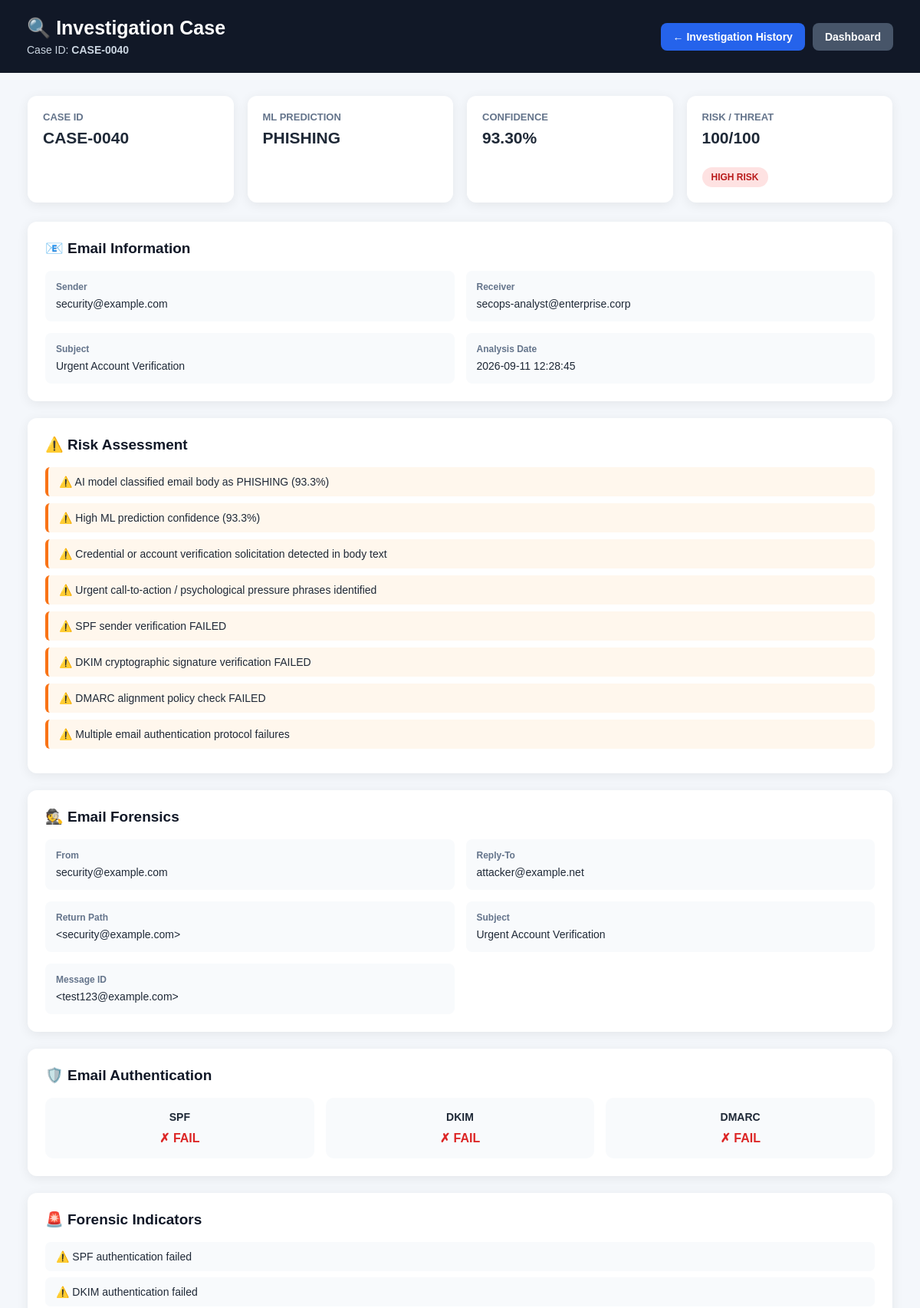
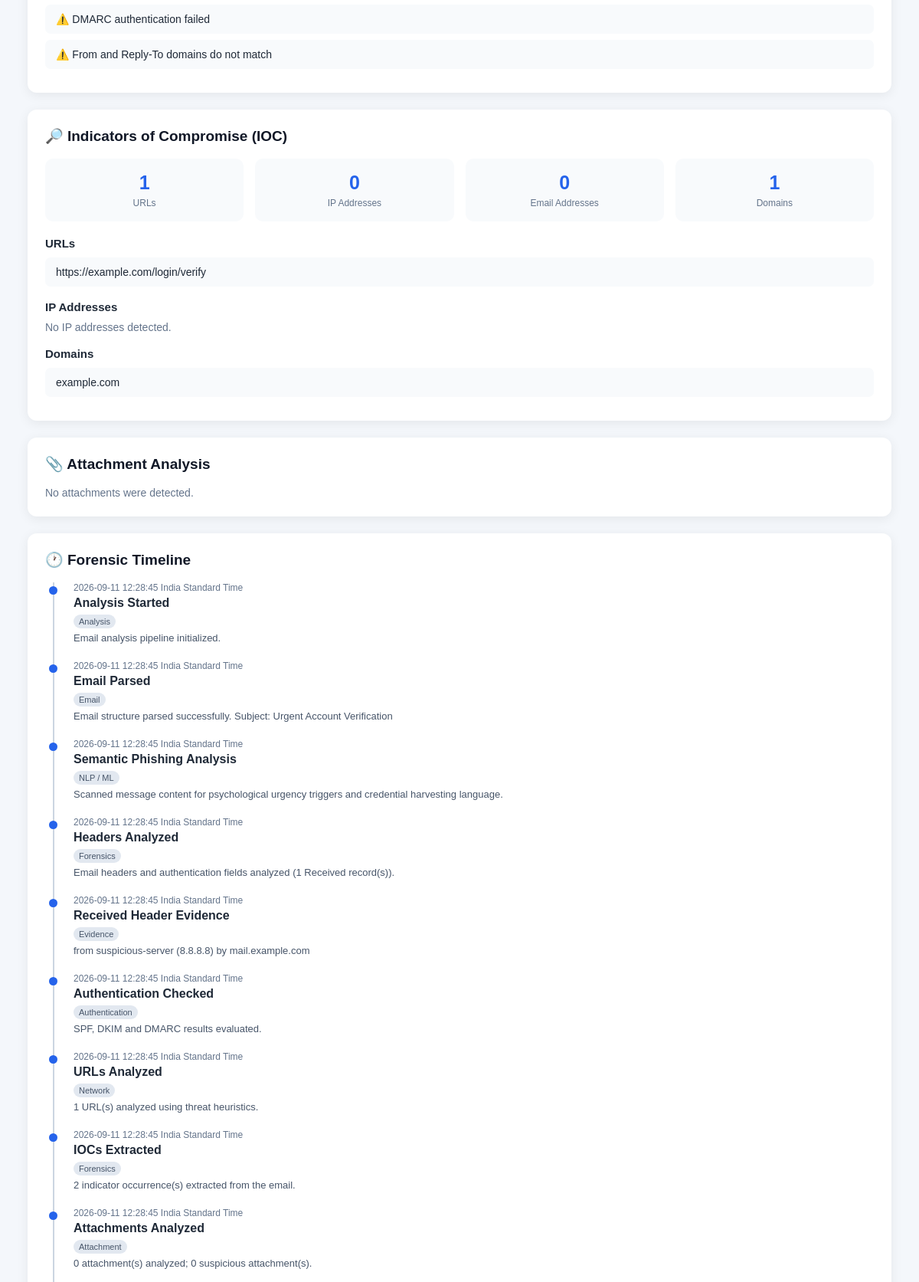
/case/CASE-0040 (upper part), run on the app's committed database (2 pictures, top to bottom).
### tables this page shows
CREATE TABLE investigations (

            id INTEGER PRIMARY KEY AUTOINCREMENT,

            case_id TEXT UNIQUE NOT NULL,

            timestamp TEXT NOT NULL,

            sender TEXT,

            receiver TEXT,

            subject TEXT,

            prediction TEXT,

            confidence REAL,

            risk_score INTEGER,

            threat_level TEXT,

            risk_reasons TEXT,

            forensic_data TEXT,

            ioc_data TEXT,

            attachment_data TEXT,

            timeline_data TEXT
        );

### app.py (the view)
@app.route("/case/<case_id>", methods=["GET"])
def investigation_details(case_id):
    try:
        investigation = get_investigation(case_id)
        if not investigation:
            return "Investigation case not found.", 404
        return render_template("case_details.html", investigation=investigation)
    except Exception as e:
        return f"Unable to load investigation details: {e}", 500

### templates/case_details.html (shortened to what this page needs)
<!DOCTYPE html>
<html lang="en">
<head>
</head>
<body>
<header class="header">
    <div>
        <h1>🔍 Investigation Case</h1>
        <p>Case ID: <strong>{{ investigation.case_id }}</strong></p>
    </div>
    <div class="header-buttons">
        <a href="/history" class="btn history-btn">← Investigation History</a>
        <a href="/" class="btn dashboard-btn">Dashboard</a>
    </div>
</header>
<main class="container">
    {% set threat = (investigation.threat_level or "UNKNOWN")|lower %}
    <section class="summary">
        <div class="summary-card">
            <h4>CASE ID</h4>
            <div class="value">{{ investigation.case_id }}</div>
        </div>
        <div class="summary-card">
            <h4>ML PREDICTION</h4>
            <div class="value">{{ investigation.prediction or "UNKNOWN" }}</div>
        </div>
        <div class="summary-card">
            <h4>CONFIDENCE</h4>
            <div class="value">{{ "%.2f"|format(investigation.confidence|float) }}%</div>
        </div>
        <div class="summary-card">
            <h4>RISK / THREAT</h4>
            <div class="value">
                {{ investigation.risk_score or 0 }}/100
                <br><br>
                {% if "high" in threat %}
                    <span class="badge high">HIGH RISK</span>
                {% elif "medium" in threat %}
                    <span class="badge medium">MEDIUM RISK</span>
                {% elif "low" in threat %}
                    <span class="badge low">LOW RISK</span>
                {% else %}
                    <span class="badge unknown">UNKNOWN</span>
                {% endif %}
            </div>
        </div>
    </section>
    <section class="section">
        <h2>📧 Email Information</h2>
        <div class="info-grid">
            <div class="info-item">
                <strong>Sender</strong>
                <span>{{ investigation.sender or "N/A" }}</span>
            </div>
            <div class="info-item">
                <strong>Receiver</strong>
                <span>{{ investigation.receiver or "N/A" }}</span>
            </div>
            <div class="info-item">
                <strong>Subject</strong>
                <span>{{ investigation.subject or "No Subject" }}</span>
            </div>
            <div class="info-item">
                <strong>Analysis Date</strong>
                <span>{{ investigation.timestamp }}</span>
            </div>
        </div>
    </section>
    <section class="section">
        <h2>⚠️ Risk Assessment</h2>
        {% if investigation.risk_reasons %}
            {% for reason in investigation.risk_reasons %}
                <div class="reason">⚠️ {{ reason }}</div>
            {% endfor %}
        {% else %}
            <div class="safe-message">
                No major risk indicators were recorded.
            </div>
        {% endif %}
    </section>
    {% set forensic = investigation.forensic_data or {} %}
    <section class="section">
        <h2>🕵️ Email Forensics</h2>
        <div class="info-grid">
            <div class="info-item">
                <strong>From</strong>
                <span>{{ forensic.get("from", "N/A") }}</span>
            </div>
            <div class="info-item">
                <strong>Reply-To</strong>
                <span>{{ forensic.get("reply_to", "N/A") }}</span>
            </div>
            <div class="info-item">
                <strong>Return Path</strong>
                <span>{{ forensic.get("return_path", "N/A") }}</span>
            </div>
            <div class="info-item">
                <strong>Subject</strong>
                <span>{{ forensic.get("subject", "N/A") }}</span>
            </div>
            <div class="info-item">
                <strong>Message ID</strong>
                <span>{{ forensic.get("message_id", "N/A") }}</span>
            </div>
        </div>
    </section>
    <section class="section">
        <h2>🛡️ Email Authentication</h2>
        {% set spf = forensic.get("spf", "Not Found") %}
        {% set dkim = forensic.get("dkim", "Not Found") %}
        {% set dmarc = forensic.get("dmarc", "Not Found") %}
        <div class="auth-grid">
            <div class="auth-card">
                <h3>SPF</h3>
                {% if spf|string|lower == "pass" %}
                    <div class="pass">✓ PASS</div>
                {% elif spf|string|lower == "fail" %}
                    <div class="fail">✗ FAIL</div>
                {% else %}
                    <div class="not-found">{{ spf }}</div>
                {% endif %}
            </div>
            <div class="auth-card">
                <h3>DKIM</h3>
                {% if dkim|string|lower == "pass" %}
                    <div class="pass">✓ PASS</div>
                {% elif dkim|string|lower == "fail" %}
                    <div class="fail">✗ FAIL</div>
                {% else %}
                    <div class="not-found">{{ dkim }}</div>
                {% endif %}
            </div>
            <div class="auth-card">
                <h3>DMARC</h3>
                {% if dmarc|string|lower == "pass" %}
                    <div class="pass">✓ PASS</div>
                {% elif dmarc|string|lower == "fail" %}
                    <div class="fail">✗ FAIL</div>
                {% else %}
                    <div class="not-found">{{ dmarc }}</div>
                {% endif %}
            </div>
        </div>
    </section>
    <section class="section">
        <h2>🚨 Forensic Indicators</h2>
        {% set indicators = forensic.get("indicators", []) %}
        {% if indicators %}
            <ul class="data-list">
                {% for indicator in indicators %}
                    <li>⚠️ {{ indicator }}</li>
                {% endfor %}
            </ul>
        {% else %}
            <p class="empty-data">No forensic indicators recorded.</p>
        {% endif %}
    </section>
    {% set iocs = investigation.ioc_data or {} %}
    <section class="section">
        <h2>🔎 Indicators of Compromise (IOC)</h2>
        <div class="ioc-grid">
            <div class="ioc-card">
                <div class="number">{{ iocs.get("url_count", 0) }}</div>
                <div class="label">URLs</div>
            </div>
            <div class="ioc-card">
                <div class="number">{{ iocs.get("ip_count", 0) }}</div>
                <div class="label">IP Addresses</div>
            </div>
            <div class="ioc-card">
                <div class="number">{{ iocs.get("email_count", 0) }}</div>
                <div class="label">Email Addresses</div>
            </div>
            <div class="ioc-card">
                <div class="number">{{ iocs.get("domain_count", 0) }}</div>
                <div class="label">Domains</div>
            </div>
        </div>
        <h3>URLs</h3>
        {% if iocs.get("urls") %}
            <ul class="data-list">
                {% for url in iocs.get("urls", []) %}
                    <li>{{ url }}</li>
                {% endfor %}
            </ul>
        {% else %}
            <p class="empty-data">No URLs detected.</p>
        {% endif %}
        <h3>IP Addresses</h3>
        {% if iocs.get("ips") %}
            <ul class="data-list">
                {% for ip in iocs.get("ips", []) %}
                    <li>{{ ip }}</li>
                {% endfor %}
            </ul>
        {% else %}
            <p class="empty-data">No IP addresses detected.</p>
        {% endif %}
        <h3>Domains</h3>
        {% if iocs.get("domains") %}
            <ul class="data-list">
                {% for domain in iocs.get("domains", []) %}
                    <li>{{ domain }}</li>
                {% endfor %}
            </ul>
        {% else %}
            <p class="empty-data">No domains detected.</p>
        {% endif %}
    </section>
    {% set attachments = investigation.attachment_data or {} %}
    {% set attachment_list = attachments.get("attachments", []) %}
    <section class="section">
        <h2>📎 Attachment Analysis</h2>
        {% if attachment_list %}
            {% for attachment in attachment_list %}
                <div class="attachment">
                    <strong>
                        {{ attachment.get("filename", "Unknown File") }}
                    </strong>
                    <p>
                        MIME Type:
                        {{ attachment.get("mime_type", "N/A") }}
                    </p>
                    <p>
                        Size:
                        {{ attachment.get("size", 0) }} bytes
                    </p>
                    <p>
                        Extension:
                        {{ attachment.get("extension", "N/A") }}
                    </p>
                    <p>
                        Risk Score:
                        {{ attachment.get("risk_score", 0) }}/100
                    </p>
                    <div class="attachment-risk">
                        Risk:
                        <strong>
                            {{ attachment.get("risk", "UNKNOWN") }}
                        </strong>
                    </div>
                    {% if attachment.get("double_extension") %}
                        <p>⚠️ Double extension detected</p>
                    {% endif %}
                    {% if attachment.get("indicators") %}
                        <p>
                            Indicators:
                            {{ attachment.get("indicators")|join(", ") }}
                        </p>
                    {% endif %}
                </div>
            {% endfor %}
        {% else %}
            <p class="empty-data">
                No attachments were detected.
            </p>
        {% endif %}
    </section>
    {% set timeline = investigation.timeline_data or [] %}
    <section class="section">
        <h2>🕐 Forensic Timeline</h2>
        {% if timeline %}
            <div class="timeline">
                {% for event in timeline %}
                    <div class="timeline-item">
                        <div class="timeline-time">
                            {{ event.get("timestamp", "N/A") }}
                        </div>
                        <div class="timeline-event">
                            {{ event.get("event", "Analysis Event") }}
                        </div>
                        <div class="timeline-category">
                            {{ event.get("category", "Analysis") }}
                        </div>
                        <div class="timeline-description">
                            {{ event.get("description", "") }}
                        </div>
                    </div>
                {% endfor %}
            </div>
        {% else %}
            <p class="empty-data">
                No forensic timeline events recorded.
            </p>
        {% endif %}
    </section>
</main>
</body>
</html>

### data on the page
investigations: case_id "CASE-0040", prediction "PHISHING", confidence "93.30", risk_score "100", sender "security@example.com", receiver "secops-analyst@enterprise.corp", subject "Urgent Account Verification", timestamp "2026-09-11 12:28:45", get "security@example.com", get "Urgent Account Verification"

### other printed values
{{ reason }} "AI model classified email body as PHISHING (93.3%)" "High ML prediction confidence (93.3%)" "Credential or account verification solicitation detected in body text" "Urgent call-to-action / psychological pressure phrases identified" "SPF sender verification FAILED" "DKIM cryptographic signature verification FAILED" "DMARC alignment policy check FAILED" "Multiple email authentication protocol failures"
{{ forensic.get("reply_to", "N/A") }} "attacker@example.net"
{{ forensic.get("return_path", "N/A") }} "<security@example.com>"
{{ forensic.get("message_id", "N/A") }} "<test123@example.com>"
{{ indicator }} "SPF authentication failed" "DKIM authentication failed" "DMARC authentication failed" "From and Reply-To domains do not match"
{{ iocs.get("url_count", 0) }} "1"
{{ iocs.get("ip_count", 0) }} "0"
{{ iocs.get("email_count", 0) }} "0"
{{ iocs.get("domain_count", 0) }} "1"
{{ url }} "https://example.com/login/verify"
{{ domain }} "example.com"
{{ event.get("timestamp", "N/A") }} "2026-09-11 12:28:45 India Standard Time" "2026-09-11 12:28:45 India Standard Time" "2026-09-11 12:28:45 India Standard Time" "2026-09-11 12:28:45 India Standard Time" "2026-09-11 12:28:45 India Standard Time" "2026-09-11 12:28:45 India Standard Time" "2026-09-11 12:28:45 India Standard Time" "2026-09-11 12:28:45 India Standard Time" "2026-09-11 12:28:45 India Standard Time"
{{ event.get("event", "Analysis Event") }} "Analysis Started" "Email Parsed" "Semantic Phishing Analysis" "Headers Analyzed" "Received Header Evidence" "Authentication Checked" "URLs Analyzed" "IOCs Extracted" "Attachments Analyzed"
{{ event.get("category", "Analysis") }} "Analysis" "Email" "NLP / ML" "Forensics" "Evidence" "Authentication" "Network" "Forensics" "Attachment"
{{ event.get("description", "") }} "Email analysis pipeline initialized." "Email structure parsed successfully. Subject: Urgent Account Verification" "Scanned message content for psychological urgency triggers and credential harvesting language." "Email headers and authentication fields analyzed (1 Received record(s))." "from suspicious-server (8.8.8.8) by mail.example.com" "SPF, DKIM and DMARC results evaluated." "1 URL(s) analyzed using threat heuristics." "2 indicator occurrence(s) extracted from the email." "0 attachment(s) analyzed; 0 suspicious attachment(s)."
